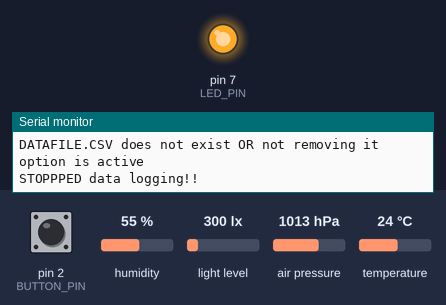
A sketch run on a simulated Arduino Uno, built with avr-gcc and run on an emulated ATmega328P. On the bench: output pins drawn as LEDs (lit = HIGH), the last lines printed to the serial monitor. The inputs (shaded band) are chosen by the test bench; at power-on: pin 2 (BUTTON_PIN) LOW, humidity 55 %, light level 300 lx, air pressure 1013 hPa, temperature 24 °C. The local clock reads 2024-03-15 10:24:30 at power-on unless the sketch sets it; storage starts empty.

Above: at 2.8 s.
At 11.0 s:
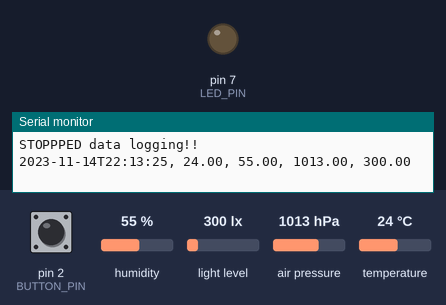
Timing chart, 0 to 24.7 s (numbered marks = the images above):
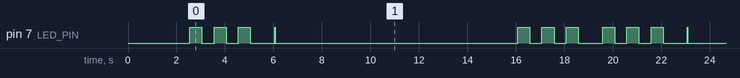

The sketch:

GY_30-BH1750_tests.ino
```cpp
#include <Wire.h>             // Include Wire library for I2C communication
#include <Adafruit_Sensor.h>  // Include Adafruit Sensor library
#include <Adafruit_BME280.h>  // Include BME280 sensor library
#include <RTClib.h>           // Include RTClib for RTC module
#include <SD.h>               // Include SD library for MicroSD card
#include <BH1750.h>           // Include BH1750 sensor library
#include <LowPower.h>         // Add Low power management library

// Define pin connections for MicroSD card reader
#define SD_CS_PIN 10
#define LED_PIN 7
#define BUTTON_PIN 2


/*
float delayTimeMins = 1;

long convFactor = 60000;

long delayTimeMilis = delayTimeMins * convFactor;
*/

long delayTimeMilis = 10000;

bool remPrevLogFile = false;

long count = 0;

bool loggingEnabled = false;


void goSleep(unsigned long sleepDuration) {
  unsigned long sleepTime = sleepDuration / 1000;  // Convert milliseconds to seconds
  for (unsigned long i = 0; i < sleepTime; i += 8) {
    LowPower.powerDown(SLEEP_8S, ADC_OFF, BOD_OFF);  // Sleep for 8 seconds at a time
  }
}

// Create instances for RTC, BME280, and BH1750
RTC_DS3231 rtc;            // Create instance for RTC
Adafruit_BME280 bme;       // Create instance for BME280 sensor
BH1750 lightSensor(0x23);  // Create instance for BH1750 sensor

void setup() {
  Serial.begin(9600);  // Start serial communication
  Wire.begin();        // Initialize I2C communication
  delay(500);

  // Initialize RTC
  if (!rtc.begin()) {
    Serial.println("Couldn't find RTC");
    while (1)
      ;
  } else {
    Serial.println("[OK] RTC module found");
    delay(500);
  }

  //  set the RTC to the date & time this sketch was compiled
  rtc.adjust(DateTime(F(__DATE__), F(__TIME__)));

  // Initialize BME280 sensor
  if (!bme.begin(0x76)) {  // Change the address to match your sensor's address if needed
    Serial.println("Could not find a valid BME280 sensor, check wiring!");
    while (1)
      ;
  } else {
    Serial.println("[OK] BME280 temperature/humidity sensor found");
    delay(500);
  }

  // Initialize BH1750 sensor
  if (!lightSensor.begin()) {
    Serial.println("Error initializing BH1750 sensor");
    while (1)
      ;
  } else {
    Serial.println("[OK] BH1750 Light sensor found");
    delay(500);
  }

  // Initialize MicroSD card
  if (!SD.begin(SD_CS_PIN)) {
    Serial.println("SD Card initialization failed!");
    while (1)
      ;
  } else {
    Serial.println("[OK] SD card reader/writer module found");
    delay(500);
  }

  // Check for the file and delete it if it exists
  if (SD.exists("DATAFILE.CSV") & remPrevLogFile) {
    Serial.println("DATAFILE.CSV exists. Deleting...");
    if (SD.remove("DATAFILE.CSV")) {
      Serial.println("File deleted successfully.");
    } else {
      Serial.println("Error deleting file.");
    }
  } else {
    Serial.println("DATAFILE.CSV does not exist OR not removing it option is active");
  }

  // Set up headers for data logging
  File dataFile = SD.open("DATAFILE.CSV", FILE_WRITE);
  if (dataFile) {
    dataFile.println("ObsID, DateTime, Temperature(C), Humidity(%RH), Pressure(hPa), Light(lux)");
    dataFile.close();
  } else {
    Serial.println("Error opening DATAFILE.CSV");
  }


  // Set LED in pos 7 to OUTPUT
  pinMode(LED_PIN, OUTPUT);
  // Set button with pull up resistor
  pinMode(BUTTON_PIN, INPUT);  // Set button pin as input with pull-up resistor

  if (digitalRead(BUTTON_PIN) == HIGH) {
    digitalWrite(BUTTON_PIN, LOW);
  }
}


void loop() {

  // Check if the button is pressed
  if (digitalRead(BUTTON_PIN) == LOW) {

    Serial.println("STOPPPED data logging!!");

      // Button pressed, toggle logging state
      loggingEnabled = !loggingEnabled;

    // Flash LED 3 times
    for (int i = 0; i < 3; i++) {
      digitalWrite(LED_PIN, HIGH);
      delay(500);
      digitalWrite(LED_PIN, LOW);
      delay(500);
    }

    // Delay for 500ms after LED flashing
    delay(500);
  }


  if (loggingEnabled) {

    // Turn on the LED
    digitalWrite(LED_PIN, HIGH);
    count++;

    // Read temperature, humidity, and pressure from BME280 sensor
    float temperature = bme.readTemperature();
    float humidity = bme.readHumidity();
    float pressure = bme.readPressure() / 100.0F;  // Convert pressure from Pa to hPa

    // Read light intensity from BH1750 sensor
    float lux = lightSensor.readLightLevel();

    // Read date and time from RTC module
    DateTime now = rtc.now();

    // Print data to serial monitor
    Serial.print(now.timestamp(DateTime::TIMESTAMP_FULL));
    Serial.print(", ");
    Serial.print(temperature);
    Serial.print(", ");
    Serial.print(humidity);
    Serial.print(", ");
    Serial.print(pressure);
    Serial.print(", ");
    Serial.println(lux);

    // Log data onto MicroSD card
    File dataFile = SD.open("DATAFILE.CSV", FILE_WRITE);
    if (dataFile) {
      dataFile.print(count);
      dataFile.print(", ");
      dataFile.print(now.timestamp(DateTime::TIMESTAMP_FULL));
      dataFile.print(", ");
      dataFile.print(temperature);
      dataFile.print(", ");
      dataFile.print(humidity);
      dataFile.print(", ");
      dataFile.print(pressure);
      dataFile.print(", ");
      dataFile.println(lux);
      dataFile.close();
    } else {
      Serial.println("Error opening DATAFILE.CSV");
    }

    // Turn off the LED
    digitalWrite(LED_PIN, LOW);

    delay(delayTimeMilis);  // Delay for 10 seconds before the next reading
  } else{
    Serial.println("DATA LOGGING IS OFF!");
  }
}
```

Measured:
- by itself, pin 7 (LED_PIN): repeats every 17.0 s: 2 × (LOW 0.50 s, HIGH 0.50 s), LOW 1.0 s, HIGH 0.02 s, LOW 10.0 s, 2 × (HIGH 0.50 s, LOW 0.50 s), HIGH 0.50 s, LOW 1.0 s, HIGH 0.50 s
- by itself, everything shown: repeats every 17.0 s, in 12 steps
